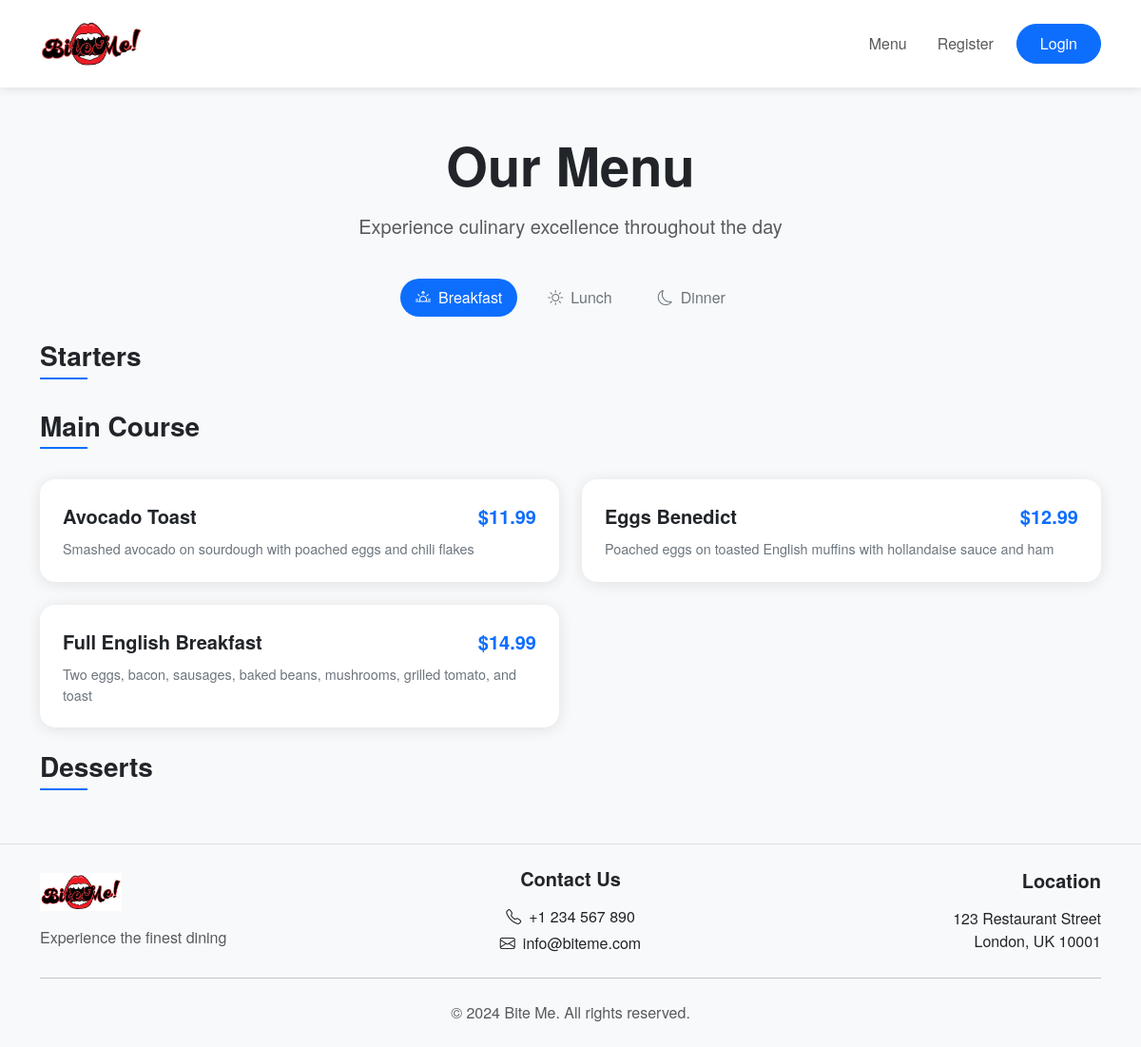
The app's page /menu/ with its own data.
### menu/models.py (models this page shows, shortened)
class Category(models.Model):
    name = models.CharField(max_length=100)
    class Meta:
        verbose_name_plural = 'Categories'

class MenuItem(models.Model):
    MEAL_TYPES = [
        ('breakfast', 'Breakfast'),
        ('lunch', 'Lunch'),
        ('dinner', 'Dinner')
    ]
    name = models.CharField(max_length=100)
    description = models.TextField()
    price = models.DecimalField(max_digits=6, decimal_places=2)
    category = models.ForeignKey(Category, related_name='items', on_delete=models.CASCADE)
    image = models.ImageField(upload_to='menu_items/', null=True, blank=True)
    meal_type = models.CharField(max_length=10, choices=MEAL_TYPES, default='lunch')
    class Meta:
        ordering = ['category', 'name']

### booking/views.py (the view)
# urls.py: path('menu/', menu_view, name='menu'),
def menu_view(request):
    from menu.models import Category
    categories = Category.objects.prefetch_related('items').all()
    return render(request, 'menu/menu.html', {'categories': categories})

### menu/templates/menu/menu.html (shortened to what this page needs)
{% extends 'booking/base.html' %}
{% load static %}
{% block content %}
<div class="container py-4">
    <div class="row mb-4">
        <div class="col-12 text-center">
            <h2 class="display-4 fw-bold mb-3">Our Menu</h2>
            <p class="text-muted lead">Experience culinary excellence throughout the day</p>
        </div>
    </div>
    <div class="row mb-4">
        <div class="col-12">
            <ul class="nav nav-pills justify-content-center gap-3" id="menuTabs" role="tablist">
                <li class="nav-item" role="presentation">
                    <button class="nav-link active" id="breakfast-tab" data-bs-toggle="pill"
                            data-bs-target="#breakfast" type="button" role="tab">
                        <i class="bi bi-sunrise me-2"></i>Breakfast
                    </button>
                </li>
                <li class="nav-item" role="presentation">
                    <button class="nav-link" id="lunch-tab" data-bs-toggle="pill"
                            data-bs-target="#lunch" type="button" role="tab">
                        <i class="bi bi-sun me-2"></i>Lunch
                    </button>
                </li>
                <li class="nav-item" role="presentation">
                    <button class="nav-link" id="dinner-tab" data-bs-toggle="pill"
                            data-bs-target="#dinner" type="button" role="tab">
                        <i class="bi bi-moon me-2"></i>Dinner
                    </button>
                </li>
            </ul>
        </div>
    </div>
    <div class="tab-content" id="menuTabContent">
        <div class="tab-pane fade show active" id="breakfast" role="tabpanel">
            <div class="row">
                {% for category in categories %}
                    {% if category.items.all|length > 0 %}
                        <div class="col-12 mb-4">
                            <h3 class="menu-category-title">{{ category.name }}</h3>
                            <div class="row g-4">
                                {% for item in category.items.all %}
                                    {% if item.meal_type == 'breakfast' %}
                                        <div class="col-md-6">
                                            <div class="menu-item">
                                                <div class="menu-item-content">
                                                    <div class="d-flex justify-content-between align-items-center mb-2">
                                                        <h4 class="menu-item-title mb-0">{{ item.name }}</h4>
                                                        <span class="menu-item-price">${{ item.price }}</span>
                                                    </div>
                                                    <p class="menu-item-description mb-0">{{ item.description }}</p>
                                                </div>
                                            </div>
                                        </div>
                                    {% endif %}
                                {% endfor %}
                            </div>
                        </div>
                    {% endif %}
                {% endfor %}
            </div>
        </div>
    </div>
</div>
{% endblock %}

### booking/static/css/style.css (style rules this page uses)
body { font-family: 'Helvetica Neue', Helvetica, Arial, sans-serif; background-color: #f8f9fa; }
h2, h3, h4, h5, h6 { font-weight: 600; }

### menu/templates/menu/menu.html (style rules this page uses)
.nav-pills .nav-link { color: #6c757d; background-color: #f8f9fa; border-radius: 50px; padding: 0.75rem 1.5rem; transition: all 0.3s ease; }
.nav-pills .nav-link.active { background-color: #0d6efd; color: white; }
.menu-category-title { position: relative; display: inline-block; margin-bottom: 2rem; font-weight: 600; padding-bottom: 0.5rem; }
.menu-category-title::after { content: ''; position: absolute; left: 0; bottom: 0; width: 50px; height: 2px; background-color: #0d6efd; }
.menu-item { background: white; border-radius: 1rem; overflow: hidden; box-shadow: 0 2px 15px rgba(0,0,0,0.1); transition: transform 0.3s ease; }
.menu-item-content { padding: 1.5rem; }
.menu-item-title { font-weight: 600; font-size: 1.25rem; }
.menu-item-price { font-weight: 600; color: #0d6efd; font-size: 1.25rem; }
.menu-item-description { color: #6c757d; font-size: 0.9rem; line-height: 1.5; }

### booking/templates/booking/base.html (style rules this page uses)
.nav-link { font-weight: 500; padding: 0.5rem 1rem !important; transition: color 0.3s ease; }

### records on screen
Category: name "Starters"
Category: name "Main Course"
MenuItem: name "Avocado Toast", price "11.99", description "Smashed avocado on sourdough with poached eggs and chili flakes"
MenuItem: name "Eggs Benedict", price "12.99", description "Poached eggs on toasted English muffins with hollandaise sauce and ham"
MenuItem: name "Full English Breakfast", price "14.99", description "Two eggs, bacon, sausages, baked beans, mushrooms, grilled tomato, and toast"
Category: name "Desserts"
